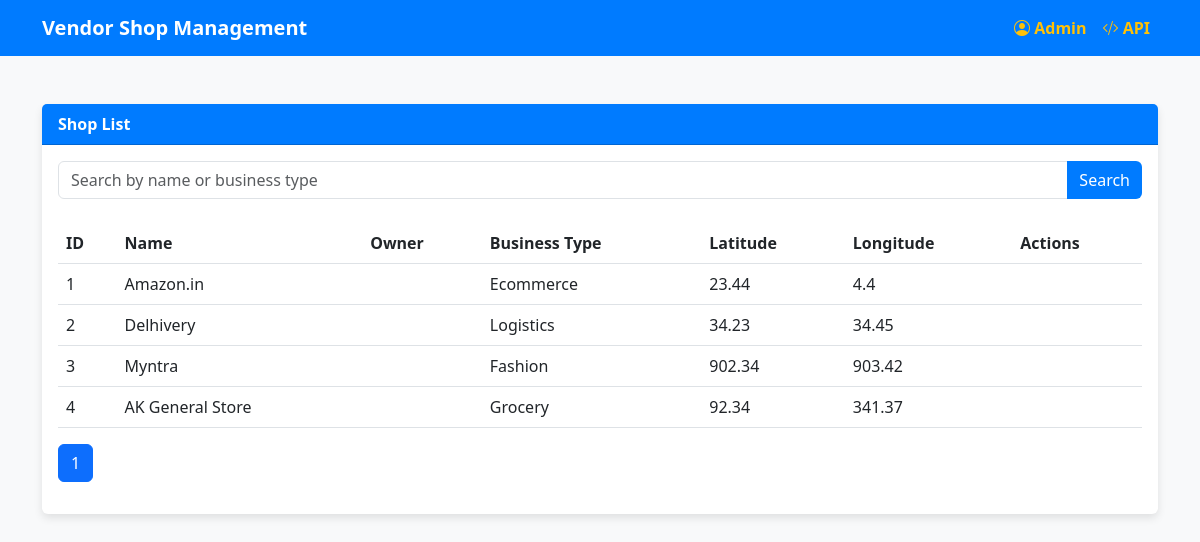
The page /shops/ on the database its author committed.
### shops/models.py (models this page shows, shortened)
class Shop(models.Model):
    name = models.CharField(max_length=100)
    owner = models.ForeignKey(Vendor, on_delete=models.CASCADE)  # Link to the Vendor model
    business_type = models.CharField(max_length=100)
    latitude = models.FloatField()
    longitude = models.FloatField()

### shops/views.py (the view)
# urls.py: path('', shop_list, name='shop-list'),  # Render the shop list template
def shop_list(request):
    shops = Shop.objects.all()
    search_query = request.GET.get('search')
    if search_query:
        shops = shops.filter(
            Q(name__icontains=search_query) | Q(business_type__icontains=search_query)
        )
    paginator = Paginator(shops, 10)  # Show 10 shops per page
    page_number = request.GET.get('page')
    page_obj = paginator.get_page(page_number)
    return render(request, 'shops/shop_list.html', {'page_obj': page_obj})

### shops/templates/shops/shop_list.html (shortened to what this page needs)
<!DOCTYPE html>
<html lang="en">
<head>
    <link href="https://cdn.jsdelivr.net/npm/bootstrap@5.3.0/dist/css/bootstrap.min.css" rel="stylesheet">
    <link rel="stylesheet" href="https://cdn.jsdelivr.net/npm/bootstrap-icons@1.10.5/font/bootstrap-icons.css">
</head>
<body>
    <nav class="navbar navbar-expand-lg navbar-dark">
        <div class="container">
            <a class="navbar-brand" href="#">Vendor Shop Management</a>
            <div class="collapse navbar-collapse" id="navbarNav">
                <ul class="navbar-nav ms-auto">
                    <li class="nav-item">
                        <a class="nav-link highlight" href="/admin/"><i class="bi bi-person-circle"></i> Admin</a>
                    </li>
                    <li class="nav-item">
                        <a class="nav-link highlight" href="/shops/api/"><i class="bi bi-code-slash"></i> API</a>
                    </li>
                </ul>
            </div>
        </div>
    </nav>
    <div class="container mt-5">
        <div class="card">
            <div class="card-header d-flex justify-content-between align-items-center">
                <span>Shop List</span>
            </div>
            <div class="card-body">
                <form method="get" class="mb-4">
                    <div class="input-group">
                        <input type="text" name="search" class="form-control" placeholder="Search by name or business type" value="{{ request.GET.search }}">
                        <button type="submit" class="btn btn-custom">Search</button>
                    </div>
                </form>
                <table class="table table-hover">
                    <thead>
                        <tr>
                            <th>ID</th>
                            <th>Name</th>
                            <th>Owner</th>
                            <th>Business Type</th>
                            <th>Latitude</th>
                            <th>Longitude</th>
                            <th>Actions</th>
                        </tr>
                    </thead>
                    <tbody>
                        {% for shop in page_obj %}
                        <tr>
                            <td>{{ shop.id }}</td>
                            <td>{{ shop.name }}</td>
                            <td>{{ shop.owner.name }}</td>
                            <td>{{ shop.business_type }}</td>
                            <td>{{ shop.latitude }}</td>
                            <td>{{ shop.longitude }}</td>
                            <td>
                            </td>
                        </tr>
                        {% endfor %}
                    </tbody>
                </table>
                <nav aria-label="Page navigation">
                    <ul class="pagination">
                        {% for num in page_obj.paginator.page_range %}
                        <li class="page-item {% if page_obj.number == num %}active{% endif %}">
                            <a class="page-link" href="?page={{ num }}&search={{ request.GET.search }}">{{ num }}</a>
                        </li>
                        {% endfor %}
                    </ul>
                </nav>
            </div>
        </div>
    </div>
</body>
</html>

### shops/templates/shops/shop_list.html (style rules this page uses)
body { background-color: #f8f9fa; }
.navbar { background-color: #007bff; }
.navbar-brand { color: #fff !important; font-weight: bold; }
.nav-link { color: #fff !important; }
.card { border: none; box-shadow: 0 4px 8px rgba(0, 0, 0, 0.1); }
.card-header { background-color: #007bff; color: #fff; font-weight: bold; }
.btn-custom { background-color: #007bff; color: #fff; border: none; }
.highlight { font-weight: bold; color: #ffc107 !important; }

### rows shown on the page
Shop: id "1", name "Amazon.in", business_type "Ecommerce", latitude "23.44", longitude "4.4"
Shop: id "2", name "Delhivery", business_type "Logistics", latitude "34.23", longitude "34.45"
Shop: id "3", name "Myntra", business_type "Fashion", latitude "902.34", longitude "903.42"
Shop: id "4", name "AK General Store", business_type "Grocery", latitude "92.34", longitude "341.37"

### other values the page prints
{{ num }} "1"
